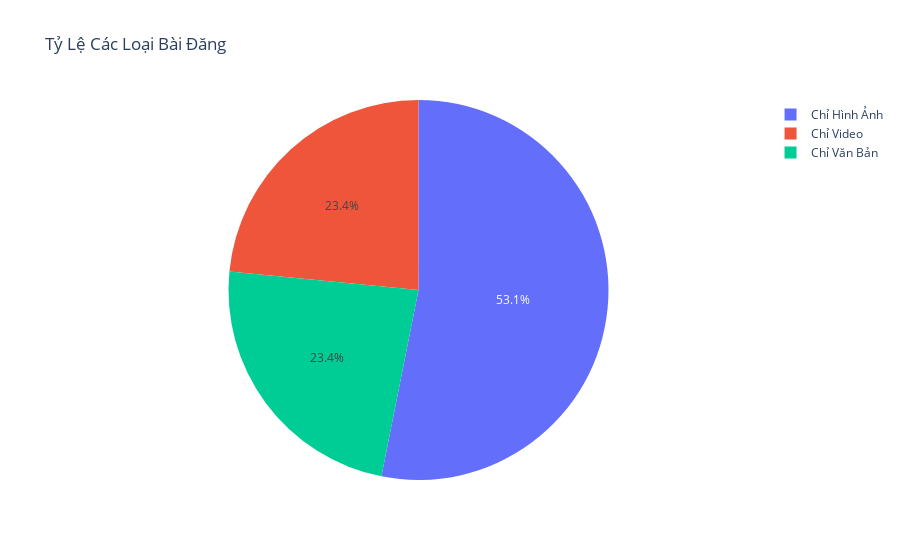

Notebook cell for this chart:
### Markdown cell above
## 2.4 Các loại bài đăng

### Code cell
def classify_post(row):
    if not pd.isnull(row['video']) and not pd.isnull(row['image']):
        return 'Video và Hình Ảnh'
    elif not pd.isnull(row['video']) and pd.isnull(row['image']):
        return 'Chỉ Video'
    elif not pd.isnull(row['image']):
        return 'Chỉ Hình Ảnh'
    else:
        return 'Chỉ Văn Bản'

clean_df['post_type'] = clean_df.apply(classify_post, axis=1)

post_counts = clean_df['post_type'].value_counts()

# Tạo biểu đồ tròn
fig = px.pie(values=post_counts, names=post_counts.index, title='Tỷ Lệ Các Loại Bài Đăng')

# Hiển thị biểu đồ
fig.show()

### Figure 1 — Plotly figure (JSON) as saved in the notebook; plotly's stock layout.template omitted (floating-point values rounded to 4 significant figures)
{"data": [{"domain": {"x": [0, 1], "y": [0, 1]}, "hovertemplate": "label=%{label}<br>value=%{value}<extra></extra>", "labels": ["Chỉ Hình Ảnh", "Chỉ Video", "Chỉ Văn Bản"], "legendgroup": "", "name": "", "showlegend": true, "type": "pie", "values": [68, 30, 30]}], "layout": {"legend": {"tracegroupgap": 0}, "title": {"text": "Tỷ Lệ Các Loại Bài Đăng"}}}
